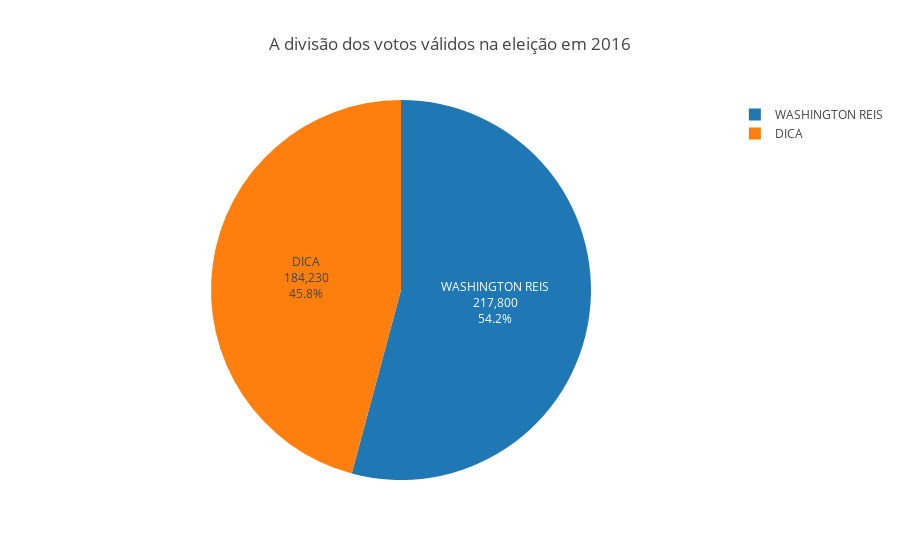

Notebook cell for this chart:
### Markdown cell above
#### Como a eleição considera votos válidos, como ficou o resultado?

### Code cell
values = [cand1.get('votes'), cand2.get('votes')]
labels = [cand1.get('name'), cand2.get('name')]

title = 'A divisão dos votos válidos na eleição em 2016'
fig = generatePieChart(go=go, labels=labels, values=values, title=title)
py.iplot(fig)

### Figure 1 — Plotly figure (JSON) as saved in the notebook; plotly's stock layout.template omitted (floating-point values rounded to 4 significant figures)
{"data": [{"labels": ["DICA", "WASHINGTON REIS"], "textinfo": "percent+value+label", "type": "pie", "uid": "54618992-e0ec-11e8-a069-5cc9d399d62a", "values": [184230, 217800]}], "layout": {"title": "A divisão dos votos válidos na eleição em 2016"}}
